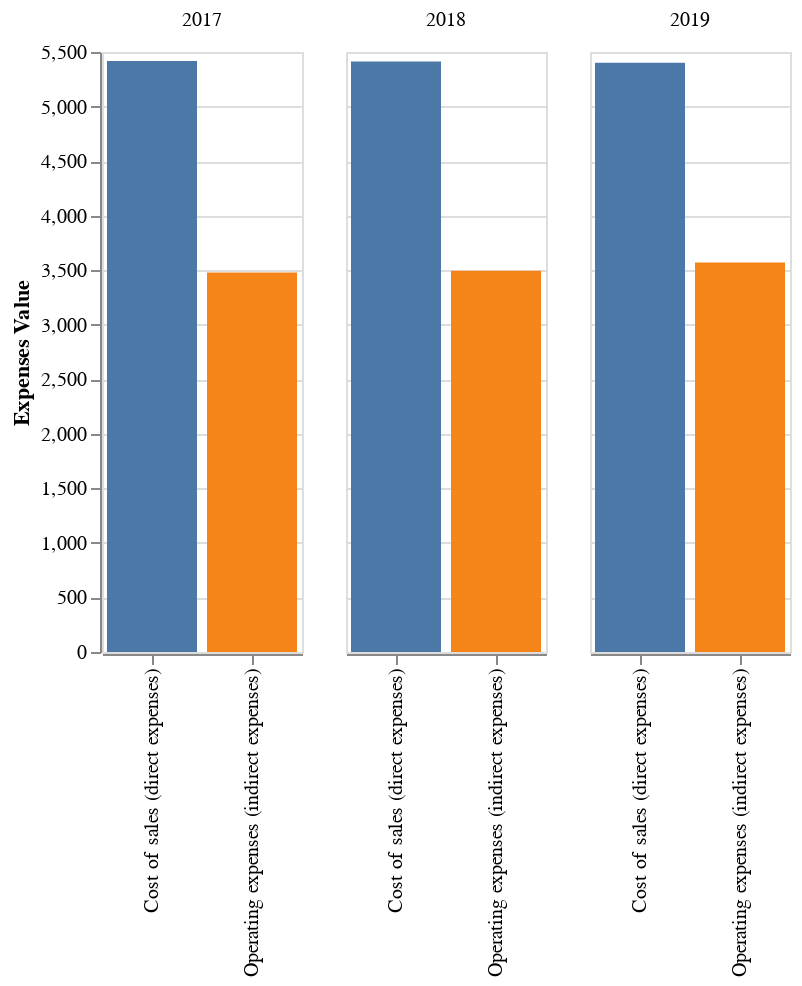

This figure's notebook cell:
### Code cell
alt.Chart(chart3_df).mark_bar().encode(
    x=alt.X('type', title=''),
    y=alt.Y('value:Q', title='Expenses Value'),
    color=alt.Color('type', legend=None),
    column=alt.Column('Reference year', title='')
).properties(width=100, height=300)

### Figure 1 — Vega-Lite specification as saved in the notebook (floating-point values rounded to 4 significant figures)
{"config": {"view": {"continuousWidth": 400, "continuousHeight": 300}}, "data": {"name": "data-dbfd2c228e2a4e7856b9d144123674db"}, "mark": "bar", "encoding": {"color": {"field": "type", "legend": null, "type": "nominal"}, "column": {"field": "Reference year", "title": "", "type": "quantitative"}, "x": {"field": "type", "title": "", "type": "nominal"}, "y": {"field": "value", "title": "Expenses Value", "type": "quantitative"}}, "height": 300, "width": 100, "$schema": "https://vega.github.io/schema/vega-lite/v4.17.0.json", "datasets": {"data-dbfd2c228e2a4e7856b9d144123674db": [{"Reference year": 2017.0, "Location indicator": "Rural", "type": "Cost of sales (direct expenses)", "value": "5418.4"}, {"Reference year": 2018.0, "Location indicator": "Rural", "type": "Cost of sales (direct expenses)", "value": "5412.4"}, {"Reference year": 2019.0, "Location indicator": "Rural", "type": "Cost of sales (direct expenses)", "value": "5402.4"}, {"Reference year": 2017.0, "Location indicator": "Rural", "type": "Operating expenses (indirect expenses)", "value": "3478.1"}, {"Reference year": 2018.0, "Location indicator": "Rural", "type": "Operating expenses (indirect expenses)", "value": "3495.1"}, {"Reference year": 2019.0, "Location indicator": "Rural", "type": "Operating expenses (indirect expenses)", "value": "3570.9"}]}}
